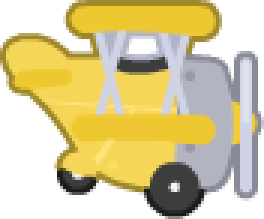
#> input picture firmware/assets/flappy/png/planeYellow1.png, 88 x 73 px, given in place of background.png, which was not available (shown 3 times larger)
$ python flappy_assets_to_c.py
#> lines starting #> are read from the running program, lines starting #| are printed output that depends on the picture; pictures that were not available may be replaced by others from this repository, and a replacement may not be noted
#!/usr/bin/env python3
"""Convert Flappy Bird CC0 PNGs/WAVs under assets/flappy into LVGL C arrays.

Outputs (written next to this script's --out-dir):
  flappy_img.c / flappy_img.h   — RGB565A8 sprites
  flappy_sfx.c / flappy_sfx.h   — raw WAV blobs + play stub declarations

Sky is intentionally NOT a full-screen RGBA image (flash/RAM); the app keeps
a solid color sampled from Kenney background.png.
"""
from __future__ import annotations

import argparse
import struct
import sys
from pathlib import Path

from PIL import Image

# Target sizes for classic layout on 240x284.
BIRD_W, BIRD_H = 34, 28  # ~88x73 aspect
PIPE_W, PIPE_H = 52, 115  # scaled from 108x239
GROUND_TILE_W, GROUND_H = 48, 71  # Kenney ground height; tile width


def rgb565(r: int, g: int, b: int) -> int:
    return ((r & 0xF8) << 8) | ((g & 0xFC) << 3) | (b >> 3)


def to_rgb565a8(im: Image.Image) -> tuple[bytes, int, int]:
    im = im.convert("RGBA")
    w, h = im.size
    px = im.load()
    color = bytearray()
    alpha = bytearray()
    for y in range(h):
        for x in range(w):
            r, g, b, a = px[x, y]
            # Chroma-key near-white fringe left by palette upsample
            if a < 16:
                color += struct.pack("<H", 0)
                alpha.append(0)
            else:
                color += struct.pack("<H", rgb565(r, g, b))
                alpha.append(a)
    return bytes(color) + bytes(alpha), w, h


def c_array(name: str, data: bytes, per_line: int = 12) -> str:
    lines = []
    for i in range(0, len(data), per_line):
        chunk = data[i : i + per_line]
        lines.append("    " + ", ".join(f"0x{b:02X}" for b in chunk) + ",")
    return (
        f"const LV_ATTRIBUTE_MEM_ALIGN LV_ATTRIBUTE_LARGE_CONST "
        f"uint8_t {name}[{len(data)}] = {{\n"
        + "\n".join(lines)
        + "\n};\n"
    )


def img_dsc(var: str, map_name: str, w: int, h: int, data_len: int) -> str:
    return f"""const lv_image_dsc_t {var} = {{
    .header = {{
        .magic = LV_IMAGE_HEADER_MAGIC,
        .cf = LV_COLOR_FORMAT_RGB565A8,
        .flags = 0,
        .w = {w},
        .h = {h},
        .stride = {w * 2},
        .reserved_2 = 0,
    }},
    .data_size = {data_len},
    .data = {map_name},
    .reserved = NULL,
}};
"""


def sample_sky(bg_path: Path) -> tuple[int, int, int]:
    im = Image.open(bg_path).convert("RGB")
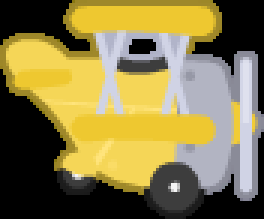
#> im: PIL image 88x73 RGB (shown 3 times larger); mean R, G, B 135.1, 122.6, 73.5
    # Average a horizontal strip near the top (sky).
    crop = im.crop((0, 0, im.width, max(1, im.height // 5)))
    pixels = list(crop.getdata())
#> pixels = 1232 items, first 6: (0, 0, 0), (0, 0, 0), (0, 0, 0), (0, 0, 0), (0, 0, 0), (0, 0, 0)
    n = len(pixels)
#> n = 1232
    r = sum(p[0] for p in pixels) // n
#> r = 124
    g = sum(p[1] for p in pixels) // n
#> g = 107
    b = sum(p[2] for p in pixels) // n
#> b = 40
#> in main, `sky = sample_sky(png_dir / "background.png")`: sky = (124, 107, 40)
#| sky RGB = (124, 107, 40)
    return r, g, b


def prepare_bird(src: Path) -> Image.Image:
    im = Image.open(src).convert("RGBA")
#> im is the input picture: PIL image 88x73 RGBA; mean R, G, B, A 135.1, 122.6, 73.5, 171.2
    return im.resize((BIRD_W, BIRD_H), Image.Resampling.LANCZOS)
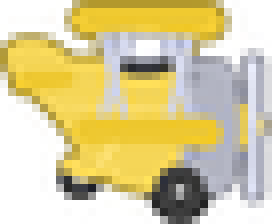
#> returned value: PIL image 34x28 RGBA (shown 8 times larger); mean R, G, B, A 149.2, 135.8, 80.9, 171.2; transparent parts drawn white


def prepare_pipe(src: Path) -> Image.Image:
    im = Image.open(src).convert("RGBA")
    return im.resize((PIPE_W, PIPE_H), Image.Resampling.LANCZOS)


def prepare_ground(src: Path) -> Image.Image:
    im = Image.open(src).convert("RGBA")
    # Kenney ground is 808x71; take a tileable slice near the left.
    tile = im.crop((0, 0, GROUND_TILE_W, GROUND_H))
    return tile


def emit_images(png_dir: Path, out_dir: Path, sky: tuple[int, int, int]) -> None:
    assets = []

    for i, name in enumerate(("planeYellow1.png", "planeYellow2.png", "planeYellow3.png"), 1):
        data, w, h = to_rgb565a8(prepare_bird(png_dir / name))
#> w = 34; h = 28
        assets.append((f"flappy_bird_{i}", data, w, h))
#> pass 2 of the loop in emit_images, `for i, name in enumerate(("planeYellow1.png", "planeYellow2.png", "pla..`:
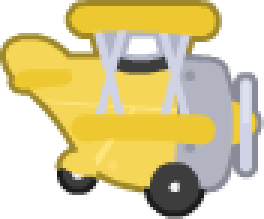
#> input picture firmware/assets/flappy/png/planeYellow2.png, 88 x 73 px (shown 3 times larger)
#> in prepare_bird, im is the input picture: PIL image 88x73 RGBA; mean R, G, B, A 132, 119.5, 70.1, 166.7
#> in prepare_bird (call 2), `return im.resize((BIRD_W, BIRD_H), Image.Resampling.LANCZOS)`:
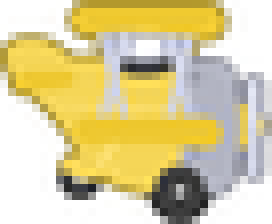
#> returned value: PIL image 34x28 RGBA (shown 8 times larger); mean R, G, B, A 145.5, 132.3, 76.9, 166.7; transparent parts drawn white
#> pass 3 of the loop in emit_images, `for i, name in enumerate(("planeYellow1.png", "planeYellow2.png", "pla..`:
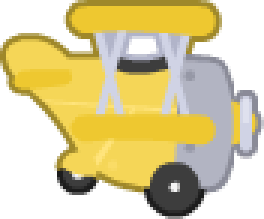
#> input picture firmware/assets/flappy/png/planeYellow3.png, 88 x 73 px (shown 3 times larger)
#> in prepare_bird, im is the input picture: PIL image 88x73 RGBA; mean R, G, B, A 129.2, 116.7, 67.1, 162.7
#> in prepare_bird (call 3), `return im.resize((BIRD_W, BIRD_H), Image.Resampling.LANCZOS)`:
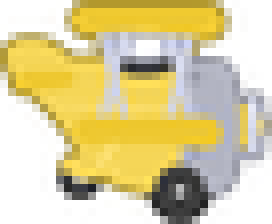
#> returned value: PIL image 34x28 RGBA (shown 8 times larger); mean R, G, B, A 143.3, 129.9, 74.3, 162.7; transparent parts drawn white

    data, w, h = to_rgb565a8(prepare_pipe(png_dir / "rockGrassDown.png"))
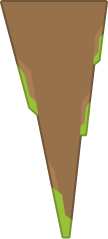
#> input picture firmware/assets/flappy/png/rockGrassDown.png, 108 x 239 px
#> in prepare_pipe, im is the input picture: PIL image 108x239 RGBA; mean R, G, B, A 77.2, 61.2, 37.2, 131
#> in prepare_pipe, `return im.resize((PIPE_W, PIPE_H), Image.Resampling.LANCZOS)`:
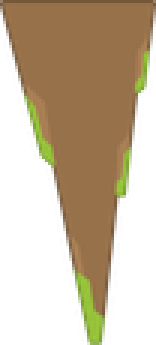
#> returned value: PIL image 52x115 RGBA (shown 3 times larger); mean R, G, B, A 83, 67, 39.4, 131; transparent parts drawn white
#> w = 52; h = 115
    assets.append(("flappy_pipe_top", data, w, h))

    data, w, h = to_rgb565a8(prepare_pipe(png_dir / "rockGrass.png"))
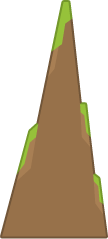
#> input picture firmware/assets/flappy/png/rockGrass.png, 108 x 239 px
#> in prepare_pipe, im is the input picture: PIL image 108x239 RGBA; mean R, G, B, A 77.4, 61.3, 37.3, 130.9
    assets.append(("flappy_pipe_bot", data, w, h))

    data, w, h = to_rgb565a8(prepare_ground(png_dir / "groundGrass.png"))
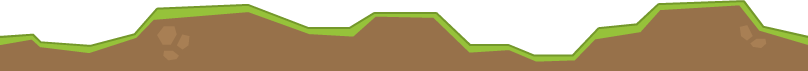
#> input picture firmware/assets/flappy/png/groundGrass.png, 808 x 71 px
#> in prepare_ground, im is the input picture: PIL image 808x71 RGBA; mean R, G, B, A 99.3, 83.3, 46.9, 168.1
#> in prepare_ground, `tile = im.crop((0, 0, GROUND_TILE_W, GROUND_H))`:
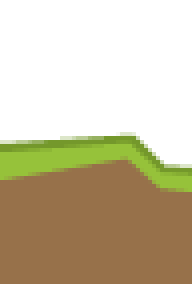
#> tile: PIL image 48x71 RGBA (shown 4 times larger); mean R, G, B, A 73.7, 63.5, 34.5, 125.1; transparent parts drawn white
#> w = 48; h = 71
    assets.append(("flappy_ground", data, w, h))

    h_path = out_dir / "flappy_img.h"
    c_path = out_dir / "flappy_img.c"

    h_path.write_text(
        "/* Auto-generated by scripts/flappy_assets_to_c.py — do not edit. */\n"
        "#pragma once\n\n"
        "#include \"lvgl.h\"\n\n"
        f"/* Sky fill sampled from Kenney background.png (not a full-screen bitmap). */\n"
        f"#define FLAPPY_SKY_R {sky[0]}\n"
        f"#define FLAPPY_SKY_G {sky[1]}\n"
        f"#define FLAPPY_SKY_B {sky[2]}\n\n"
        f"#define FLAPPY_BIRD_W {BIRD_W}\n"
        f"#define FLAPPY_BIRD_H {BIRD_H}\n"
        f"#define FLAPPY_PIPE_W {PIPE_W}\n"
        f"#define FLAPPY_PIPE_H {PIPE_H}\n"
        f"#define FLAPPY_GROUND_TILE_W {GROUND_TILE_W}\n"
        f"#define FLAPPY_GROUND_H {GROUND_H}\n\n"
        + "".join(f"extern const lv_image_dsc_t {n};\n" for n, *_ in assets)
        + "\n"
    )

    parts = [
        "/* Auto-generated by scripts/flappy_assets_to_c.py — do not edit. */\n",
        '#include "flappy_img.h"\n\n',
    ]
    for name, data, w, h in assets:
        map_name = f"{name}_map"
        parts.append(c_array(map_name, data))
        parts.append("\n")
        parts.append(img_dsc(name, map_name, w, h, len(data)))
        parts.append("\n")
#> this loop made 6 passes
#> (name, w, h, map_name) on passes 1 to 6: ('flappy_bird_1', 34, 28, 'flappy_bird_1_map'), ('flappy_bird_2', 34, 28, 'flappy_bird_2_map'), ('flappy_bird_3', 34, 28, 'flappy_bird_3_map'), ('flappy_pipe_top', 52, 115, 'flappy_pipe_top_map'), ('flappy_pipe_bot', 52, 115, 'flappy_pipe_bot_map'), ('flappy_ground', 48, 71, 'flappy_ground_map')
#> after the loop, parts = 26 items
    c_path.write_text("".join(parts))
    print(f"wrote {h_path} and {c_path} ({len(assets)} images)")
#| wrote firmware/main/flappy_img.h and firmware/main/flappy_img.c (6 images)


def emit_sfx(sfx_dir: Path, out_dir: Path) -> None:
    files = [
        ("flappy_sfx_flap", "phaseJump1.wav"),
        ("flappy_sfx_score", "powerUp2.wav"),
        ("flappy_sfx_die", "lowDown.wav"),
    ]
    blobs = []
    for var, fname in files:
        data = (sfx_dir / fname).read_bytes()
        blobs.append((var, fname, data))

    h_path = out_dir / "flappy_sfx.h"
    c_path = out_dir / "flappy_sfx.c"

    h_path.write_text(
        "/* Auto-generated by scripts/flappy_assets_to_c.py — do not edit. */\n"
        "#pragma once\n\n"
        "#include <stddef.h>\n"
        "#include <stdint.h>\n\n"
        "typedef enum {\n"
        "    FLAPPY_SFX_FLAP = 0,\n"
        "    FLAPPY_SFX_SCORE,\n"
        "    FLAPPY_SFX_DIE,\n"
        "} flappy_sfx_id_t;\n\n"
        "typedef struct {\n"
        "    const uint8_t *data;\n"
        "    size_t len;\n"
        "    const char *name;\n"
        "} flappy_sfx_blob_t;\n\n"
        + "".join(
            f"extern const uint8_t {var}[{len(data)}];\n"
            f"#define {var.upper()}_LEN {len(data)}\n"
            for var, _, data in blobs
        )
        + "\nextern const flappy_sfx_blob_t flappy_sfx_table[3];\n\n"
        "/* Minimal play hook. No ES8311 / I2S path in firmware yet (audio is\n"
        " * Planeado). Logs at DEBUG and returns ESP_ERR_NOT_SUPPORTED until\n"
        " * a real codec player exists. */\n"
        "void flappy_sfx_play(flappy_sfx_id_t id);\n"
    )

    parts = [
        "/* Auto-generated by scripts/flappy_assets_to_c.py — do not edit. */\n",
        '#include "flappy_sfx.h"\n\n',
        '#include "esp_log.h"\n\n',
        'static const char *TAG = "flappy_sfx";\n\n',
    ]
    for var, fname, data in blobs:
        parts.append(f"/* Source: assets/flappy/sfx/{fname} (16 kHz mono PCM WAV) */\n")
        parts.append(c_array(var, data))
        parts.append("\n")

    parts.append("const flappy_sfx_blob_t flappy_sfx_table[3] = {\n")
    for var, fname, data in blobs:
        parts.append(
            f'    {{ {var}, sizeof({var}), "{fname}" }},\n'
        )
    parts.append("};\n\n")
    parts.append(
        "void flappy_sfx_play(flappy_sfx_id_t id)\n"
        "{\n"
        "    if ((int)id < 0 || (int)id >= 3) {\n"
        "        return;\n"
        "    }\n"
        "    const flappy_sfx_blob_t *b = &flappy_sfx_table[id];\n"
        "    /* TODO(audio): feed b->data into ES8311 / esp_codec_dev when the\n"
        "     * board audio path is brought up. Assets are already 16 kHz mono WAV. */\n"
        '    ESP_LOGD(TAG, "play %s (%u bytes) — audio path not wired",\n'
        "             b->name, (unsigned)b->len);\n"
        "    (void)b;\n"
        "}\n"
    )
    c_path.write_text("".join(parts))
    print(f"wrote {h_path} and {c_path} ({len(blobs)} sfx)")


def main() -> int:
    ap = argparse.ArgumentParser()
    ap.add_argument(
        "--assets",
        type=Path,
        default=Path(__file__).resolve().parents[1] / "assets" / "flappy",
    )
    ap.add_argument(
        "--out-dir",
        type=Path,
        default=Path(__file__).resolve().parents[1] / "main",
    )
    args = ap.parse_args()
    png_dir = args.assets / "png"
    sfx_dir = args.assets / "sfx"
    args.out_dir.mkdir(parents=True, exist_ok=True)
    sky = sample_sky(png_dir / "background.png")
    print(f"sky RGB = {sky}")
    emit_images(png_dir, args.out_dir, sky)
    emit_sfx(sfx_dir, args.out_dir)
    return 0


if __name__ == "__main__":
#> (the run stopped early here; a loop or call above may not have finished)
